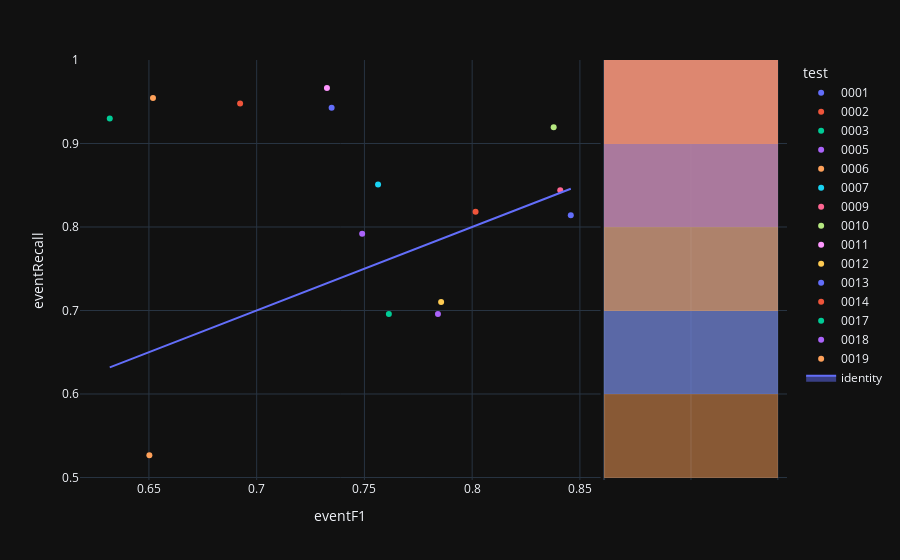

Source (notebook cell):
### Code cell
fig=px.scatter(experimentModels_N2,x='eventF1',y='eventRecall',color='test',hover_name='modelId', marginal_y="histogram")
fig.add_trace(
    go.Scatter(x=experimentModels_N2['eventF1'], y=experimentModels_N2['eventF1'], name="identity", mode='lines',fill="toself")
)
fig.show()

### Figure 1 — Plotly figure (JSON) as saved in the notebook; plotly's stock layout.template omitted (floating-point values rounded to 4 significant figures)
{"data": [{"hovertemplate": "<b>%{hovertext}</b><br><br>test=0001<br>eventF1=%{x}<br>eventRecall=%{y}<extra></extra>", "hovertext": ["4ecbf9fd-9ea2-41f6-82ce-b88ac9b32b76"], "legendgroup": "0001", "marker": {"color": "#636efa", "symbol": "circle"}, "mode": "markers", "name": "0001", "orientation": "v", "showlegend": true, "x": [0.8458], "xaxis": "x", "y": [0.8142], "yaxis": "y", "type": "scatter"}, {"alignmentgroup": "True", "bingroup": "y", "hovertemplate": "test=0001<br>eventRecall=%{y}<br>count=%{x}<extra></extra>", "legendgroup": "0001", "marker": {"color": "#636efa"}, "name": "0001", "offsetgroup": "0001", "opacity": 0.5, "showlegend": false, "xaxis": "x2", "y": [0.8142], "yaxis": "y2", "type": "histogram"}, {"hovertemplate": "<b>%{hovertext}</b><br><br>test=0002<br>eventF1=%{x}<br>eventRecall=%{y}<extra></extra>", "hovertext": ["510c627b-7f5d-47cf-806f-77699d7869bf"], "legendgroup": "0002", "marker": {"color": "#EF553B", "symbol": "circle"}, "mode": "markers", "name": "0002", "orientation": "v", "showlegend": true, "x": [0.8016], "xaxis": "x", "y": [0.8182], "yaxis": "y", "type": "scatter"}, {"alignmentgroup": "True", "bingroup": "y", "hovertemplate": "test=0002<br>eventRecall=%{y}<br>count=%{x}<extra></extra>", "legendgroup": "0002", "marker": {"color": "#EF553B"}, "name": "0002", "offsetgroup": "0002", "opacity": 0.5, "showlegend": false, "xaxis": "x2", "y": [0.8182], "yaxis": "y2", "type": "histogram"}, {"hovertemplate": "<b>%{hovertext}</b><br><br>test=0003<br>eventF1=%{x}<br>eventRecall=%{y}<extra></extra>", "hovertext": ["81fc4ed7-34db-485d-8b93-027a1d57313e"], "legendgroup": "0003", "marker": {"color": "#00cc96", "symbol": "circle"}, "mode": "markers", "name": "0003", "orientation": "v", "showlegend": true, "x": [0.6318], "xaxis": "x", "y": [0.9301], "yaxis": "y", "type": "scatter"}, {"alignmentgroup": "True", "bingroup": "y", "hovertemplate": "test=0003<br>eventRecall=%{y}<br>count=%{x}<extra></extra>", "legendgroup": "0003", "marker": {"color": "#00cc96"}, "name": "0003", "offsetgroup": "0003", "opacity": 0.5, "showlegend": false, "xaxis": "x2", "y": [0.9301], "yaxis": "y2", "type": "histogram"}, {"hovertemplate": "<b>%{hovertext}</b><br><br>test=0005<br>eventF1=%{x}<br>eventRecall=%{y}<extra></extra>", "hovertext": ["edd43941-9867-4361-a47e-36b0c1e13e96"], "legendgroup": "0005", "marker": {"color": "#ab63fa", "symbol": "circle"}, "mode": "markers", "name": "0005", "orientation": "v", "showlegend": true, "x": [0.749], "xaxis": "x", "y": [0.7918], "yaxis": "y", "type": "scatter"}, {"alignmentgroup": "True", "bingroup": "y", "hovertemplate": "test=0005<br>eventRecall=%{y}<br>count=%{x}<extra></extra>", "legendgroup": "0005", "marker": {"color": "#ab63fa"}, "name": "0005", "offsetgroup": "0005", "opacity": 0.5, "showlegend": false, "xaxis": "x2", "y": [0.7918], "yaxis": "y2", "type": "histogram"}, {"hovertemplate": "<b>%{hovertext}</b><br><br>test=0006<br>eventF1=%{x}<br>eventRecall=%{y}<extra></extra>", "hovertext": ["f76f3dc0-a712-49f3-842b-590c783bc6ca"], "legendgroup": "0006", "marker": {"color": "#FFA15A", "symbol": "circle"}, "mode": "markers", "name": "0006", "orientation": "v", "showlegend": true, "x": [0.6502], "xaxis": "x", "y": [0.5267], "yaxis": "y", "type": "scatter"}, {"alignmentgroup": "True", "bingroup": "y", "hovertemplate": "test=0006<br>eventRecall=%{y}<br>count=%{x}<extra></extra>", "legendgroup": "0006", "marker": {"color": "#FFA15A"}, "name": "0006", "offsetgroup": "0006", "opacity": 0.5, "showlegend": false, "xaxis": "x2", "y": [0.5267], "yaxis": "y2", "type": "histogram"}, {"hovertemplate": "<b>%{hovertext}</b><br><br>test=0007<br>eventF1=%{x}<br>eventRecall=%{y}<extra></extra>", "hovertext": ["bedbb2e2-c55d-4931-8937-6ff81b1df99a"], "legendgroup": "0007", "marker": {"color": "#19d3f3", "symbol": "circle"}, "mode": "markers", "name": "0007", "orientation": "v", "showlegend": true, "x": [0.7563], "xaxis": "x", "y": [0.8509], "yaxis": "y", "type": "scatter"}, {"alignmentgroup": "True", "bingroup": "y", "hovertemplate": "test=0007<br>eventRecall=%{y}<br>count=%{x}<extra></extra>", "legendgroup": "0007", "marker": {"color": "#19d3f3"}, "name": "0007", "offsetgroup": "0007", "opacity": 0.5, "showlegend": false, "xaxis": "x2", "y": [0.8509], "yaxis": "y2", "type": "histogram"}, {"hovertemplate": "<b>%{hovertext}</b><br><br>test=0009<br>eventF1=%{x}<br>eventRecall=%{y}<extra></extra>", "hovertext": ["d795bc85-43d1-4349-bf03-fe100d40daf9"], "legendgroup": "0009", "marker": {"color": "#FF6692", "symbol": "circle"}, "mode": "markers", "name": "0009", "orientation": "v", "showlegend": true, "x": [0.8409], "xaxis": "x", "y": [0.844], "yaxis": "y", "type": "scatter"}, {"alignmentgroup": "True", "bingroup": "y", "hovertemplate": "test=0009<br>eventRecall=%{y}<br>count=%{x}<extra></extra>", "legendgroup": "0009", "marker": {"color": "#FF6692"}, "name": "0009", "offsetgroup": "0009", "opacity": 0.5, "showlegend": false, "xaxis": "x2", "y": [0.844], "yaxis": "y2", "type": "histogram"}, {"hovertemplate": "<b>%{hovertext}</b><br><br>test=0010<br>eventF1=%{x}<br>eventRecall=%{y}<extra></extra>", "hovertext": ["02e88dcd-63b9-408e-848d-a849fc2567a1"], "legendgroup": "0010", "marker": {"color": "#B6E880", "symbol": "circle"}, "mode": "markers", "name": "0010", "orientation": "v", "showlegend": true, "x": [0.8378], "xaxis": "x", "y": [0.9195], "yaxis": "y", "type": "scatter"}, {"alignmentgroup": "True", "bingroup": "y", "hovertemplate": "test=0010<br>eventRecall=%{y}<br>count=%{x}<extra></extra>", "legendgroup": "0010", "marker": {"color": "#B6E880"}, "name": "0010", "offsetgroup": "0010", "opacity": 0.5, "showlegend": false, "xaxis": "x2", "y": [0.9195], "yaxis": "y2", "type": "histogram"}, {"hovertemplate": "<b>%{hovertext}</b><br><br>test=0011<br>eventF1=%{x}<br>eventRecall=%{y}<extra></extra>", "hovertext": ["a090862a-9778-4431-9c22-e5d33b1a116c"], "legendgroup": "0011", "marker": {"color": "#FF97FF", "symbol": "circle"}, "mode": "markers", "name": "0011", "orientation": "v", "showlegend": true, "x": [0.7326], "xaxis": "x", "y": [0.9663], "yaxis": "y", "type": "scatter"}, {"alignmentgroup": "True", "bingroup": "y", "hovertemplate": "test=0011<br>eventRecall=%{y}<br>count=%{x}<extra></extra>", "legendgroup": "0011", "marker": {"color": "#FF97FF"}, "name": "0011", "offsetgroup": "0011", "opacity": 0.5, "showlegend": false, "xaxis": "x2", "y": [0.9663], "yaxis": "y2", "type": "histogram"}, {"hovertemplate": "<b>%{hovertext}</b><br><br>test=0012<br>eventF1=%{x}<br>eventRecall=%{y}<extra></extra>", "hovertext": ["e7e4df1d-6250-40e8-bf6c-79a6ed4dbdab"], "legendgroup": "0012", "marker": {"color": "#FECB52", "symbol": "circle"}, "mode": "markers", "name": "0012", "orientation": "v", "showlegend": true, "x": [0.7856], "xaxis": "x", "y": [0.71], "yaxis": "y", "type": "scatter"}, {"alignmentgroup": "True", "bingroup": "y", "hovertemplate": "test=0012<br>eventRecall=%{y}<br>count=%{x}<extra></extra>", "legendgroup": "0012", "marker": {"color": "#FECB52"}, "name": "0012", "offsetgroup": "0012", "opacity": 0.5, "showlegend": false, "xaxis": "x2", "y": [0.71], "yaxis": "y2", "type": "histogram"}, {"hovertemplate": "<b>%{hovertext}</b><br><br>test=0013<br>eventF1=%{x}<br>eventRecall=%{y}<extra></extra>", "hovertext": ["d47997e9-0f93-4c68-8bfe-3d64bd24b612"], "legendgroup": "0013", "marker": {"color": "#636efa", "symbol": "circle"}, "mode": "markers", "name": "0013", "orientation": "v", "showlegend": true, "x": [0.7348], "xaxis": "x", "y": [0.9427], "yaxis": "y", "type": "scatter"}, {"alignmentgroup": "True", "bingroup": "y", "hovertemplate": "test=0013<br>eventRecall=%{y}<br>count=%{x}<extra></extra>", "legendgroup": "0013", "marker": {"color": "#636efa"}, "name": "0013", "offsetgroup": "0013", "opacity": 0.5, "showlegend": false, "xaxis": "x2", "y": [0.9427], "yaxis": "y2", "type": "histogram"}, {"hovertemplate": "<b>%{hovertext}</b><br><br>test=0014<br>eventF1=%{x}<br>eventRecall=%{y}<extra></extra>", "hovertext": ["eb8f4601-7957-4990-ba3b-c6892c7180c2"], "legendgroup": "0014", "marker": {"color": "#EF553B", "symbol": "circle"}, "mode": "markers", "name": "0014", "orientation": "v", "showlegend": true, "x": [0.6923], "xaxis": "x", "y": [0.948], "yaxis": "y", "type": "scatter"}, {"alignmentgroup": "True", "bingroup": "y", "hovertemplate": "test=0014<br>eventRecall=%{y}<br>count=%{x}<extra></extra>", "legendgroup": "0014", "marker": {"color": "#EF553B"}, "name": "0014", "offsetgroup": "0014", "opacity": 0.5, "showlegend": false, "xaxis": "x2", "y": [0.948], "yaxis": "y2", "type": "histogram"}, {"hovertemplate": "<b>%{hovertext}</b><br><br>test=0017<br>eventF1=%{x}<br>eventRecall=%{y}<extra></extra>", "hovertext": ["068a1a2c-d011-489a-be3e-8c36cceb0721"], "legendgroup": "0017", "marker": {"color": "#00cc96", "symbol": "circle"}, "mode": "markers", "name": "0017", "orientation": "v", "showlegend": true, "x": [0.7614], "xaxis": "x", "y": [0.6957], "yaxis": "y", "type": "scatter"}, {"alignmentgroup": "True", "bingroup": "y", "hovertemplate": "test=0017<br>eventRecall=%{y}<br>count=%{x}<extra></extra>", "legendgroup": "0017", "marker": {"color": "#00cc96"}, "name": "0017", "offsetgroup": "0017", "opacity": 0.5, "showlegend": false, "xaxis": "x2", "y": [0.6957], "yaxis": "y2", "type": "histogram"}, {"hovertemplate": "<b>%{hovertext}</b><br><br>test=0018<br>eventF1=%{x}<br>eventRecall=%{y}<extra></extra>", "hovertext": ["32691b47-eae8-4fd8-906e-315585ba2df6"], "legendgroup": "0018", "marker": {"color": "#ab63fa", "symbol": "circle"}, "mode": "markers", "name": "0018", "orientation": "v", "showlegend": true, "x": [0.7841], "xaxis": "x", "y": [0.6959], "yaxis": "y", "type": "scatter"}, {"alignmentgroup": "True", "bingroup": "y", "hovertemplate": "test=0018<br>eventRecall=%{y}<br>count=%{x}<extra></extra>", "legendgroup": "0018", "marker": {"color": "#ab63fa"}, "name": "0018", "offsetgroup": "0018", "opacity": 0.5, "showlegend": false, "xaxis": "x2", "y": [0.6959], "yaxis": "y2", "type": "histogram"}, {"hovertemplate": "<b>%{hovertext}</b><br><br>test=0019<br>eventF1=%{x}<br>eventRecall=%{y}<extra></extra>", "hovertext": ["4b322b8b-1809-4f6e-ac12-994435d2fc30"], "legendgroup": "0019", "marker": {"color": "#FFA15A", "symbol": "circle"}, "mode": "markers", "name": "0019", "orientation": "v", "showlegend": true, "x": [0.6519], "xaxis": "x", "y": [0.9545], "yaxis": "y", "type": "scatter"}, {"alignmentgroup": "True", "bingroup": "y", "hovertemplate": "test=0019<br>eventRecall=%{y}<br>count=%{x}<extra></extra>", "legendgroup": "0019", "marker": {"color": "#FFA15A"}, "name": "0019", "offsetgroup": "0019", "opacity": 0.5, "showlegend": false, "xaxis": "x2", "y": [0.9545], "yaxis": "y2", "type": "histogram"}, {"fill": "toself", "mode": "lines", "name": "identity", "x": [0.8458, 0.8016, 0.6318, 0.749, 0.6502, 0.7563, 0.8409, 0.8378, 0.7326, 0.7856, 0.7348, 0.6923, 0.7614, 0.7841, 0.6519], "y": [0.8458, 0.8016, 0.6318, 0.749, 0.6502, 0.7563, 0.8409, 0.8378, 0.7326, 0.7856, 0.7348, 0.6923, 0.7614, 0.7841, 0.6519], "type": "scatter"}], "layout": {"xaxis": {"anchor": "y", "domain": [0.0, 0.7363], "title": {"text": "eventF1"}}, "yaxis": {"anchor": "x", "domain": [0.0, 1.0], "title": {"text": "eventRecall"}}, "xaxis2": {"anchor": "y2", "domain": [0.7413, 1.0], "matches": "x2", "showticklabels": false, "showline": false, "ticks": "", "showgrid": true}, "yaxis2": {"anchor": "x2", "domain": [0.0, 1.0], "matches": "y", "showticklabels": false, "showgrid": true}, "legend": {"title": {"text": "test"}, "tracegroupgap": 0}, "margin": {"t": 60}, "barmode": "overlay"}}
